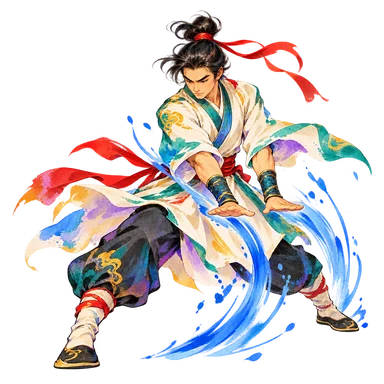
#> input picture assets/art/cards/an_zhang.webp, 384 x 384 px
$ python -i make_app_icon.py   (imports and definitions only)
#> lines starting #> are read from the running program, lines starting #| are printed output that depends on the picture
#!/usr/bin/env python3
"""Genera el ícono de la app (iOS) y la imagen de la pantalla de carga.

Uso:
  python3 tool/make_app_icon.py icon <fuente.png>   # ícono, todos los tamaños
  python3 tool/make_app_icon.py launch              # pantalla de carga desde el logo

El ícono no puede tener transparencia: se aplana sobre el papel (#F6EEDC).
La fuente ideal es cuadrada, de 1024×1024 o más.
"""

import json
import os
import sys

from PIL import Image

ROOT = os.path.dirname(os.path.dirname(os.path.abspath(__file__)))
ICONSET = os.path.join(ROOT, 'ios/Runner/Assets.xcassets/AppIcon.appiconset')
LAUNCH = os.path.join(ROOT, 'ios/Runner/Assets.xcassets/LaunchImage.imageset')
LOGO = os.path.join(ROOT, 'assets/art/ui/logo.webp')
PAPER = (0xF6, 0xEE, 0xDC)
LAUNCH_PT = 170  # lado del logo en puntos en la pantalla de carga


def _square(img):
    w, h = img.size
#> w = 384; h = 384
    s = min(w, h)
#> s = 384
    return img.crop(((w - s) // 2, (h - s) // 2, (w + s) // 2, (h + s) // 2))
#> returned value is the input picture: PIL image 384x384 RGBA; mean R, G, B, A 77.6, 73.5, 77.3, 95.6


def make_icon(src):
    img = _square(Image.open(src).convert('RGBA'))
    flat = Image.new('RGB', img.size, PAPER)
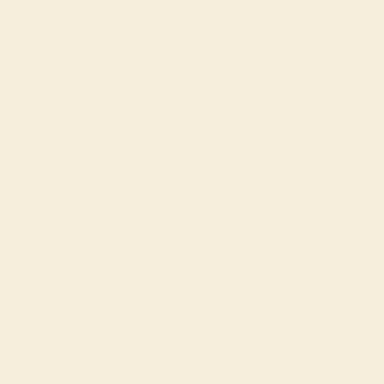
#> flat: PIL image 384x384 RGB; mean R, G, B 246, 238, 220
    flat.paste(img, mask=img.split()[3])
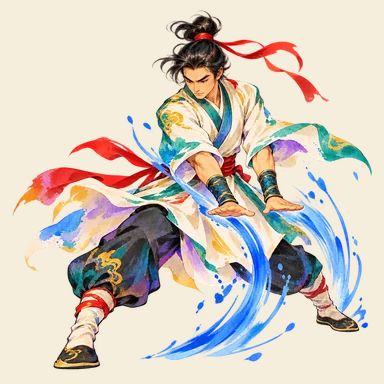
#> flat: PIL image 384x384 RGB; mean R, G, B 210.6, 201.3, 190.9
#> (the run stopped early here; a loop or call above may not have finished)

$ run again, on assets/art/cards/baoquan_li.webp
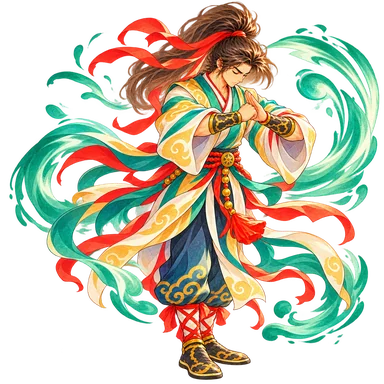
#> input picture assets/art/cards/baoquan_li.webp, 384 x 384 px
#> w = 384
#> in _square, returned value is the input picture: PIL image 384x384 RGBA; mean R, G, B, A 99.9, 100, 76.9, 126.7
#> in make_icon, `flat.paste(img, mask=img.split()[3])`:
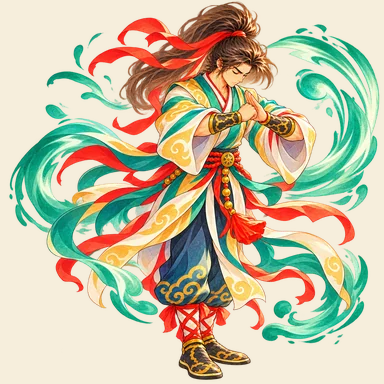
#> flat: PIL image 384x384 RGB; mean R, G, B 198.5, 191.8, 165.2

$ run again, on assets/art/cards/ce_chuai.webp
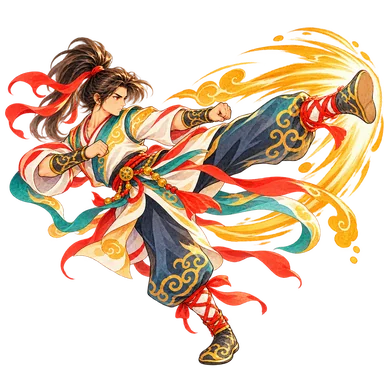
#> input picture assets/art/cards/ce_chuai.webp, 384 x 384 px
#> w = 384
#> in _square, returned value is the input picture: PIL image 384x384 RGBA; mean R, G, B, A 107.3, 76, 47.5, 105.4
#> in make_icon, `flat.paste(img, mask=img.split()[3])`:
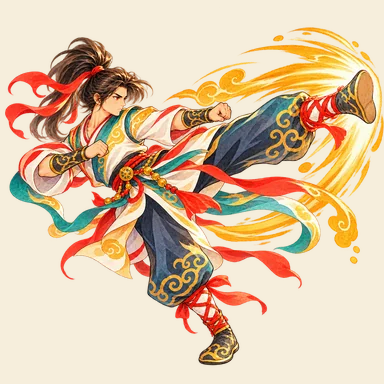
#> flat: PIL image 384x384 RGB; mean R, G, B 221.2, 194.8, 165.2

$ run again, on assets/art/cards/deng_tui.webp
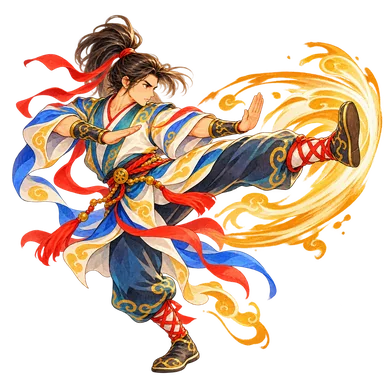
#> input picture assets/art/cards/deng_tui.webp, 384 x 384 px
#> w = 384
#> in _square, returned value is the input picture: PIL image 384x384 RGBA; mean R, G, B, A 105.9, 77.2, 53.9, 110.2
#> in make_icon, `flat.paste(img, mask=img.split()[3])`:
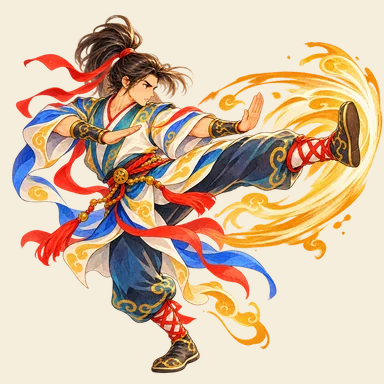
#> flat: PIL image 384x384 RGB; mean R, G, B 216.6, 191.7, 166
